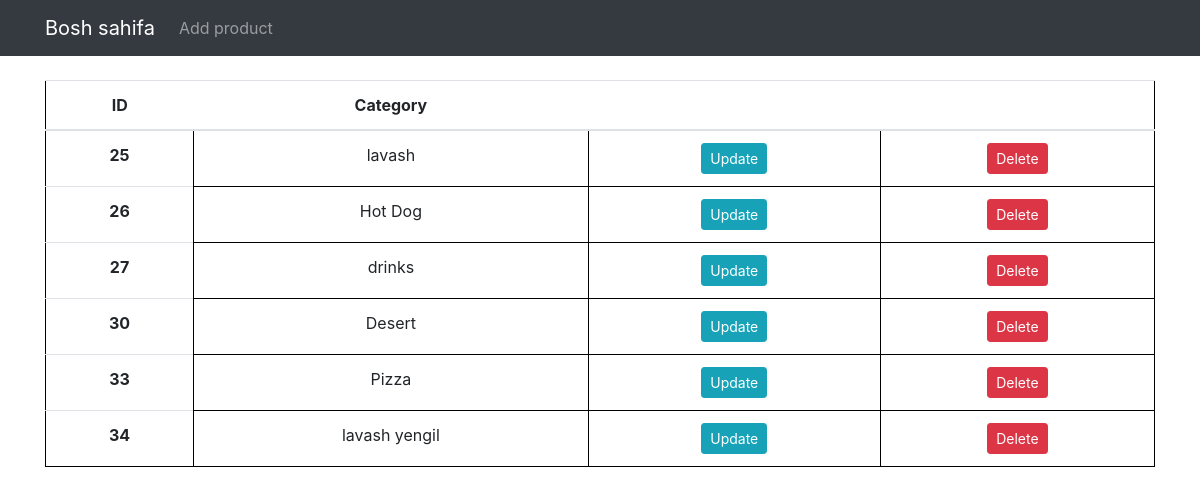
Page /forms/category/ on the committed database.
### forms/models.py (models this page shows, shortened)
class Category(models.Model):
    name = models.CharField(max_length=255)
    icon = models.ImageField(upload_to = "media/images", null=True)
    slug = models.CharField(max_length=255, null=True)
    created_at = models.DateTimeField(auto_now_add=True)
    updated_at = models.DateTimeField(auto_now=True)

### forms/views.py (the view)
# urls.py: path("category/", category, name="category-list"),
def category(request):
    categories = Category.objects.all()
    context = {
        "categories": categories
    }
    return render(request, "forms/category_list.html", context)

### templates/forms/category_list.html (shortened to what this page needs)
<!DOCTYPE html>
<html lang="en">
<head>
    <link rel="stylesheet" href="https://maxcdn.bootstrapcdn.com/bootstrap/4.0.0/css/bootstrap.min.css"
>
</head>
<body>
    <nav class="navbar navbar-expand-lg navbar-dark bg-dark">
        <div class="container">
            <a class="navbar-brand" href="{% url 'bosh-sahifa' %}">Bosh sahifa</a>
            <div class="collapse navbar-collapse" id="navbarSupportedContent">
                <ul class="navbar-nav mr-auto">
                    <li class="nav-item">
                        <a class="nav-link" href="{% url 'product-create' %}">Add product</a>
                    </li>
                </ul>
            </div>
        </div>
    </nav>
<div class="container mt-4">
    <table class="table">
        <thead>
            <tr style="text-align: center;">
                <th scope="col">ID</th>
                <th scope="col">Category</th>
                <th scope="col"></th>
                <th scope="col"></th>
            </tr>
        </thead>
        <tbody>
            {% for cat in categories %}
                <tr style="text-align: center;">
                    <th scope="row">{{cat.id}}</th>
                    <td>{{cat.name}}</td>
                    <td>
                        <a href="{% url 'update-category' pk=cat.id %}" class="btn btn-info btn-sm">
                            Update
                        </a>
                    </td>
                    <td>
                        <a href="{% url 'delete-category' pk=cat.id %}" class="btn btn-danger btn-sm">Delete</a>
                    </td>
                </tr>
            {% endfor %}
        </tbody>
    </table>
</div>

### templates/forms/category_list.html (style rules this page uses)
table, tr, td { border: 1px solid black; border-collapse: collapse; }

### rows in the picture
Category: id "25", name "lavash"
Category: id "26", name "Hot Dog"
Category: id "27", name "drinks"
Category: id "30", name "Desert"
Category: id "33", name "Pizza"
Category: id "34", name "lavash yengil"
